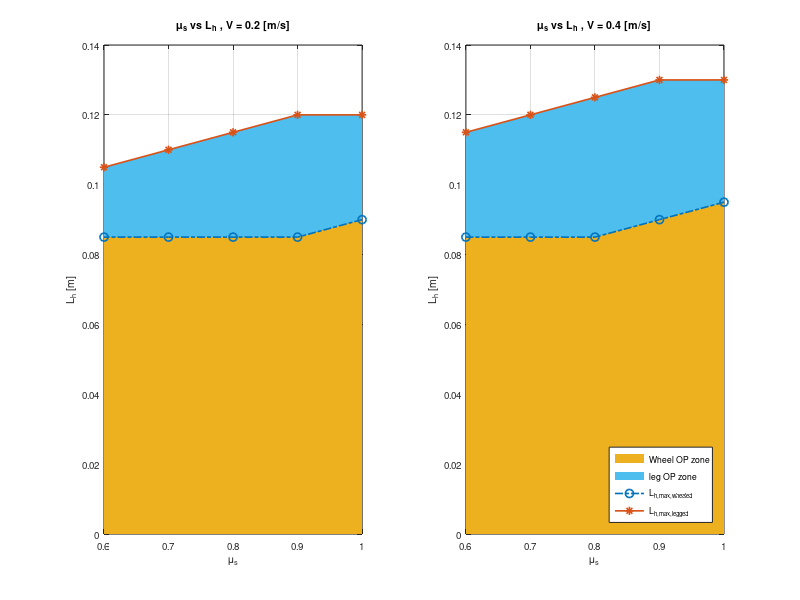

Write the MATLAB code that produced this figure. (Note: this script raises an error after producing the figure.)
clear variables;clc;close all;
%% plot stair critical point
clear variables;clc;close all;

data = [
0.2	1	0.9	0.090 	0.120 ;
0.2	0.9	0.8	0.085 	0.120 ;
0.2	0.8	0.7	0.085 	0.115 ;
0.2	0.7	0.6	0.085 	0.110 ;
0.2	0.6	0.5	0.085 	0.105 ;

0.4	1	0.9	0.095 	0.130 ;
0.4	0.9	0.8	0.090 	0.130 ;
0.4	0.8	0.7	0.085 	0.125 ;
0.4	0.7	0.6	0.085 	0.120 ;
0.4	0.6	0.5	0.085 	0.115 ;

];

data(:,6) = data(:,5) - data(:,4); %for ploting area 

drawing_mode = 1; 
% 1:draw the two critical point plots of differernt V together 
% 2:draw the critical point plot V = 0.2 m/s and the corresponding point of the stairs 
  
x = data(1:5,2);
x1 = [ fliplr(x') , x'];
x2 = [x', fliplr(x')];

title_fontsize = 7;
axis_fontsize = 7;
legend_fontsize = 6.5;

if drawing_mode == 1
    
    outputsize = [9 5.5]; % centimeters

    subplot(1,2,1)

    plot(x,data(1:5,4),'o-.','linewidth',1.2);
    hold on;
    plot(x,data(1:5,5),'*-','linewidth',1.2);

    Between1 = [zeros(1,size(x,1)) ,data(1:5,4)'];
    f1 = fill(x1, Between1, [ 0.9290    0.6940    0.1250],'EdgeColor','none');
    % set(gca,'Layer','bottom');
    Between2 = [data(1:5,4)', fliplr(data(1:5,5)')];
    f2 = fill(x2, Between2, [0.3010    0.7450    0.9330],'EdgeColor','none');
    % set(gca,'Layer','bottom');
    % set(h,'edgecolor','white');
    h1 = get(gca,'Children');
    set(gca,'Children',[h1(3) h1(4) h1(1) h1(2)]);

    grid on;
    box on;
    xlim ([0.6 1.0]);
    ylim ([0 0.14]);



    title('\mu_s vs L_h , V = 0.2 [m/s]','fontsize',title_fontsize);
    xlabel('\mu_s' ,'fontsize',axis_fontsize);
    ylabel('L_h [m]','fontsize',axis_fontsize);

    set(gca,'Xtick',0.6:0.1:1.0,'Ytick',0:0.02:0.18,'fontsize',axis_fontsize);

    %%
    subplot(1,2,2)

    plot(x,data(6:10,4),'o-.','linewidth',1.2);
    hold on;
    plot(x,data(6:10,5),'*-','linewidth',1.2);

    Between3 = [zeros(1,size(x,1)) ,data(6:10,4)'];
    fill(x1, Between3, [ 0.9290    0.6940    0.1250],'EdgeColor','none');
    % set(gca,'Layer','bottom');
    Between4 = [data(6:10,4)', fliplr(data(6:10,5)')];
    fill(x2, Between4, [0.3010    0.7450    0.9330],'EdgeColor','none');
    % set(h,'edgecolor','white');
    h2 = get(gca,'Children');
    set(gca,'Children',[h2(3) h2(4) h2(1) h2(2)]);

    grid on;
    box on;
    xlim ([0.6 1.0]);
    ylim ([0 0.14]);

    title('\mu_s vs L_h , V = 0.4 [m/s]','fontsize',title_fontsize);
    xlabel('\mu_s' ,'fontsize',axis_fontsize);
    ylabel('L_h [m]','fontsize',axis_fontsize);

    set(gca,'Xtick',0.6:0.1:1.0,'Ytick',0:0.02:0.18,'fontsize',axis_fontsize);

    %%
    lgd = legend({'Wheel OP zone','leg OP zone','L_{h,max,wheeled}','L_{h,max,legged}'},...
                'location','southeast');
    lgd.FontSize = legend_fontsize;


else
    
    outputsize = [4.8 5.2]; % centimeters

    plot(x,data(1:5,4),'o-.','linewidth',1.2);
    hold on;
    plot(x,data(1:5,5),'*-','linewidth',1.2);

    Between1 = [zeros(1,size(x,1)) ,data(1:5,4)'];
    f1 = fill(x1, Between1, [ 0.9290    0.6940    0.1250],'EdgeColor','none');
    % set(gca,'Layer','bottom');
    Between2 = [data(1:5,4)', fliplr(data(1:5,5)')];
    f2 = fill(x2, Between2, [0.3010    0.7450    0.9330],'EdgeColor','none');
    % set(gca,'Layer','bottom');
    % set(h,'edgecolor','white');
    h1 = get(gca,'Children');
    set(gca,'Children',[h1(3) h1(4) h1(1) h1(2)]);

    grid on;
    box on;
    xlim ([0.6 1.0]);
    ylim ([0 0.14]);



    title('\mu_s vs L_h , V = 0.2 [m/s]','fontsize',title_fontsize);
    xlabel('\mu_s' ,'fontsize',axis_fontsize);
    ylabel('L_h [m]','fontsize',axis_fontsize);

    set(gca,'Xtick',0.6:0.1:1.0,'Ytick',0:0.02:0.18,'fontsize',axis_fontsize);
    
    plot(1,0.1,'x','Color','r','linewidth',1.5);
    line([0 1],[0.1 0.1],'Color','r','LineStyle',':','linewidth',1.5);
    line([1 1],[0 0.1],'Color','r','LineStyle',':','linewidth',1.5);
    
    

    %%
    lgd = legend({'Wheel OP zone','leg OP zone','L_{h,max,wheeled}','L_{h,max,legged}','Stairs condition'},...
                'location','southeast');
    lgd.FontSize = legend_fontsize;
end
    %%


    % for visualization
    set(gcf,'Units','centimeters','position',[2 2 outputsize])%[5 5 2.5 1.8]

    fig.PaperPositionMode = 'auto';

    % for export
    set(gcf,'PaperUnits','centimeters','PaperPosition',[0 0 outputsize]);%[0 0 2.5 1.9],'PaperSize', [1.7 1.9]




%%

% %% plot sin critical points
% data = [
% 1	0.9	0.1	1.46 ;
% 1	0.9	0.2	0.77 ;
% 1	0.9	0.3	0.49 ;
% 1	0.9	0.4	0.38 ;
% 1	0.9	0.5	0.30 ;
% 1	0.9	0.6	0.25 ;
% 1	0.9	0.7	0.22 ;
% 1	0.9	0.8	0.20 ;
% 1	0.9	0.9	0.18 ;
% 1	0.9	1	0.18 ;
% 			
% 0.9	0.8	0.1	1.25 ;
% 0.9	0.8	0.2	0.68 ;
% 0.9	0.8	0.3	0.42 ;
% 0.9	0.8	0.4	0.32 ;
% 0.9	0.8	0.5	0.26 ;
% 0.9	0.8	0.6	0.22 ;
% 0.9	0.8	0.7	0.20 ;
% 0.9	0.8	0.8	0.18 ;
% 0.9	0.8	0.9	0.18 ;
% 0.9	0.8	1	0.16 ;
% 			
% 0.8	0.7	0.1	1.15 ;
% 0.8	0.7	0.2	0.60 ;
% 0.8	0.7	0.3	0.36 ;
% 0.8	0.7	0.4	0.28 ;
% 0.8	0.7	0.5	0.22 ;
% 0.8	0.7	0.6	0.20 ;
% 0.8	0.7	0.7	0.18 ;
% 0.8	0.7	0.8	0.16 ;
% 0.8	0.7	0.9	0.16 ;
% 0.8	0.7	1	0.14 ;
% 			
% 0.7	0.6	0.1	0.95 ;
% 0.7	0.6	0.2	0.48 ;
% 0.7	0.6	0.3	0.32 ;
% 0.7	0.6	0.4	0.24 ;
% 0.7	0.6	0.5	0.20 ;
% 0.7	0.6	0.6	0.18 ;
% 0.7	0.6	0.7	0.16 ;
% 0.7	0.6	0.8	0.14 ;
% 0.7	0.6	0.9	0.14 ;
% 0.7	0.6	1	0.12 ;
% 			
% 0.6	0.5	0.1	0.78 ;
% 0.6	0.5	0.2	0.40 ;
% 0.6	0.5	0.3	0.28 ;
% 0.6	0.5	0.4	0.20 ;
% 0.6	0.5	0.5	0.16 ;
% 0.6	0.5	0.6	0.14 ;
% 0.6	0.5	0.7	0.12 ;
% 0.6	0.5	0.8	0.12 ;
% 0.6	0.5	0.9	0.1 ;
% 0.6	0.5	1	0.1 ;
% 
% ];
%     
% 
% hold on;    
% for fric_index = 0.6:0.1:1
%     row_ind = data(:,1) == fric_index;  
%     plot(data(row_ind,3),data(row_ind,4),'*-');
% end
% 
% 
% 
% title('Critical points, Sin, V=0.4 [m/s]');
% xlabel('Frequency [Hz]');
% ylabel('Amplitude [m]');
% 
% xlim ([0 1.1]);
% % ylim ([0.05 0.20]);
% 
% 
% legend('Fs = 0.6, Fk = 0.5','Fs = 0.7, Fk = 0.6','Fs = 0.8, Fk = 0.7','Fs = 0.9, Fk = 0.8','Fs = 1.0, Fk = 0.9');

% %% different speed compare
% clear variables; clc; close all;
% 
% data = [
% 
% 0.4	1	0.9	0.1	1.46 ;
% 0.4	1	0.9	0.2	0.77 ;
% 0.4	1	0.9	0.3	0.49 ;
% 0.4	1	0.9	0.4	0.38 ;
% 0.4	1	0.9	0.5	0.30 ;
% 0.4	1	0.9	0.6	0.25 ;
% 0.4	1	0.9	0.7	0.22 ;
% 0.4	1	0.9	0.8	0.20 ;
% 0.4	1	0.9	0.9	0.18 ;
% 0.4	1	0.9	1	0.18 ;
% 				
% 0.2	1	0.9	0.1	1.44 ;
% 0.2	1	0.9	0.2	0.72 ;
% 0.2	1	0.9	0.3	0.52 ;
% 0.2	1	0.9	0.4	0.40 ;
% 0.2	1	0.9	0.5	0.32 ;
% 0.2	1	0.9	0.6	0.28 ;
% 0.2	1	0.9	0.7	0.24 ;
% 0.2	1	0.9	0.8	0.20 ;
% 0.2	1	0.9	0.9	0.18 ;
% 0.2	1	0.9	1	0.16 ;
% 				
% 				
% 0.4	0.6	0.5	0.1	0.78 ;
% 0.4	0.6	0.5	0.2	0.40 ;
% 0.4	0.6	0.5	0.3	0.28 ;
% 0.4	0.6	0.5	0.4	0.20 ;
% 0.4	0.6	0.5	0.5	0.16 ;
% 0.4	0.6	0.5	0.6	0.14 ;
% 0.4	0.6	0.5	0.7	0.12 ;
% 0.4	0.6	0.5	0.8	0.12 ;
% 0.4	0.6	0.5	0.9	0.1 ;
% 0.4	0.6	0.5	1	0.1 ;
% 				
% 0.2	0.6	0.5	0.1	0.80 ;
% 0.2	0.6	0.5	0.2	0.40 ;
% 0.2	0.6	0.5	0.3	0.28 ;
% 0.2	0.6	0.5	0.4	0.24 ;
% 0.2	0.6	0.5	0.5	0.20 ;
% 0.2	0.6	0.5	0.6	0.16 ;
% 0.2	0.6	0.5	0.7	0.14 ;
% 0.2	0.6	0.5	0.8	0.12 ;
% 0.2	0.6	0.5	0.9	0.12 ;
% 0.2	0.6	0.5	1	0.10 
% 
% ];
% 
% hold on;    
% 
% for vel_index = [0.2 0.4]
%     row_ind = (data(:,1) == vel_index) & (data(:,2) == 0.6);  
%     plot(data(row_ind,4),data(row_ind,5),'*-');
% end
% 
% 
% 
% title('Critical points, compare V=0.2 & 0.4 [m/s], Fs=0.6, Fk=0.5','FontSize',12);
% xlabel('Frequency [Hz]');
% ylabel('Amplitude [m]');
% 
% xlim ([0 1.1]);
% ylim ([0 1.6]);
% 
% 
% legend('Fs = 0.6, Fk = 0.5, V=0.2[m/s]','Fs = 0.6, Fk = 0.5, V=0.4[m/s]');
% %% test 
% figure('Color', 'w')
% box on
% x = 0.1:0.1:10;
% y = sin(x);
% area(x, y, 'FaceColor', 'b', 'EdgeColor', 'b')
% % set(gca,'Layer','top')


